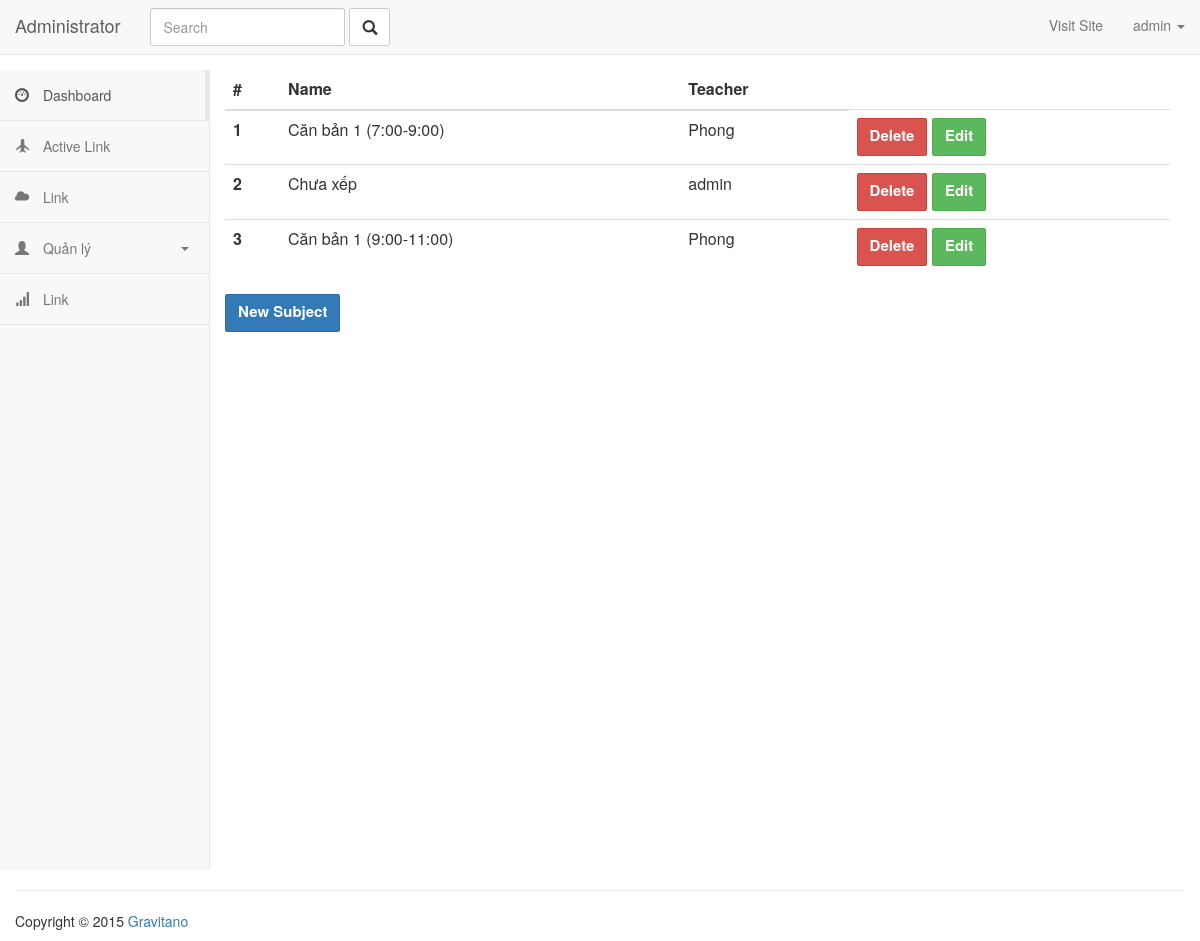
The app's page /admin/subjects/ (signed in) with its own data.
### app/models.py (models this page shows, shortened)
class User(UserMixin, db.Model):
    __tablename__ = 'users'
    id = db.Column(db.Integer, primary_key=True)
    email = db.Column(db.String(64), unique=True, index=True)
    username = db.Column(db.String(64), unique=True, index=True)
    role_id = db.Column(db.Integer, db.ForeignKey('roles.id'))
    subject = db.relationship('Subject', backref='teacher', lazy='dynamic')
    password_hash = db.Column(db.String(128))
    @property
    def password(self):
        raise AttributeError('password is not a readable attribute')

class Subject(db.Model):
    __tablename__ = 'subjects'
    id = db.Column(db.Integer, primary_key=True)
    name = db.Column(db.String(64), unique=True)
    belong_to = db.Column(db.Integer, db.ForeignKey('users.id'))
    students = db.relationship('Student', backref='subject', lazy='dynamic')
    attendances = db.relationship('Attendance', backref='subject', lazy='dynamic')

### app/main/views.py (the view)
@main.route('/admin/subjects/')
@login_required
def getSubjects():
    subjects = Subject.query.all()
    return render_template('admin/subjects.html', subjects=subjects)

### app/models.py (called while the page is built)
@login_manager.user_loader
def load_user(user_id):
    return User.query.get(int(user_id))

### app/templates/admin/subjects.html
{% extends 'admin/admin_base.html' %}
{% block content %}
<div class="col-md-10">
<table class="table">
  <thead class="thead-dark">
    <tr>
      <th scope="col">#</th>
      <th scope="col">Name</th>
      <th scope="col">Teacher</th>
    </tr>
  </thead>
  <tbody>
  {% for subject in subjects %}
    <tr>
      <th scope="row">{{subject.id}}</th>
      <td>{{subject.name}}</td>
      <td>{{ subject.teacher.username }}</td>
      <td>
        <a class="btn btn-danger" href=" {{ url_for('main.removeSubject', id=subject.id) }}">Delete</a>
        <a class="btn btn-success" href="{{ url_for('main.editSubject', id=subject.id) }}">Edit</a>
      </td>
    </tr>
  {% endfor %}
  </tbody>
</table>
  <a href="{{ url_for('main.addSubject') }}" class="btn btn-primary">New Subject</a>
</div>
{% endblock %}

### app/templates/admin/admin_base.html (shortened to what this page needs)
<html>
<head>
<link rel="stylesheet" href="https://maxcdn.bootstrapcdn.com/bootstrap/3.3.7/css/bootstrap.min.css">
<link rel="stylesheet" href="{{ url_for('static', filename='css/styles.css') }}">
</head>
<body>
<nav class="navbar navbar-default navbar-static-top">
    <div class="container-fluid">
        <div class="navbar-header">
            <a class="navbar-brand" href="#">
                Administrator
            </a>
        </div>
        <div class="collapse navbar-collapse" id="bs-example-navbar-collapse-1">
            <form class="navbar-form navbar-left" method="GET" role="search">
                <div class="form-group">
                    <input type="text" name="q" class="form-control" placeholder="Search">
                </div>
                <button type="submit" class="btn btn-default"><i class="glyphicon glyphicon-search"></i></button>
            </form>
            <ul class="nav navbar-nav navbar-right">
                <li><a href="http://www.pingpong-labs.com" target="_blank">Visit Site</a></li>
                <li class="dropdown ">
                    <a href="#" class="dropdown-toggle" data-toggle="dropdown" role="button" aria-expanded="false">
                        {% if current_user.is_authenticated %}
                            {{ current_user.username }}
                        {% else %}
                            Account
                        {% endif %}
                        <span class="caret"></span></a>
                </li>
            </ul>
        </div>
    </div>
</nav>
<div class="container-fluid main-container">
    <div class="col-md-2 sidebar">
        <div class="row">
            <div class="side-menu">
                <nav class="navbar navbar-default" role="navigation">
                    <div class="side-menu-container">
                        <ul class="nav navbar-nav">
                            <li class="active"><a href="#"><span class="glyphicon glyphicon-dashboard"></span> Dashboard</a>
                            </li>
                            <li><a href="#"><span class="glyphicon glyphicon-plane"></span> Active Link</a></li>
                            <li><a href="#"><span class="glyphicon glyphicon-cloud"></span> Link</a></li>
                            <li class="panel panel-default" id="dropdown">
                                <a data-toggle="collapse" href="#dropdown-lvl1">
                                    <span class="glyphicon glyphicon-user"></span> Quản lý <span class="caret"></span>
                                </a>
                            </li>
                            <li><a href="#"><span class="glyphicon glyphicon-signal"></span> Link</a></li>
                        </ul>
                    </div>
                </nav>
            </div>
        </div>
    </div>
{% block content %}
{% endblock %}
<footer class="pull-left footer">
        <p class="col-md-12">
        <hr class="divider">
        Copyright &COPY; 2015 <a href="http://www.pingpong-labs.com">Gravitano</a>
        </p>
    </footer>
</div>
</body>
</html>

### app/static/css/styles.css (style rules this page uses)
.form-control, .btn { min-height: 38px; border-radius: 2px; }
.btn { font-size: 15px; font-weight: bold; }
.sidebar { padding-left: 0; }
.main-container { background: #FFF; padding-top: 15px; margin-top: -20px; }
.footer { width: 100%; }
.side-menu { position: relative; width: 100%; height: 100%; background-color: #f8f8f8; border-right: 1px solid #e7e7e7; }
.side-menu .navbar { border: none; }
.side-menu .navbar-nav .active a { background-color: transparent; margin-right: -1px; border-right: 5px solid #e7e7e7; }
.side-menu .navbar-nav li { display: block; width: 100%; border-bottom: 1px solid #e7e7e7; }
.side-menu .navbar-nav li a { padding: 15px; }
.side-menu .navbar-nav li a .glyphicon { padding-right: 10px; }
.side-menu #dropdown { border: 0; margin-bottom: 0; border-radius: 0; background-color: transparent; box-shadow: none; }
.side-menu #dropdown .caret { float: right; margin: 9px 5px 0; }
.side-menu #dropdown > a { border-bottom: 1px solid #e7e7e7; }

### records on screen
User: username "admin"
Subject: id "1", name "Căn bản 1 (7:00-9:00)", teacher.username "Phong"
Subject: id "2", name "Chưa xếp", teacher.username "admin"
Subject: id "3", name "Căn bản 1 (9:00-11:00)", teacher.username "Phong"
